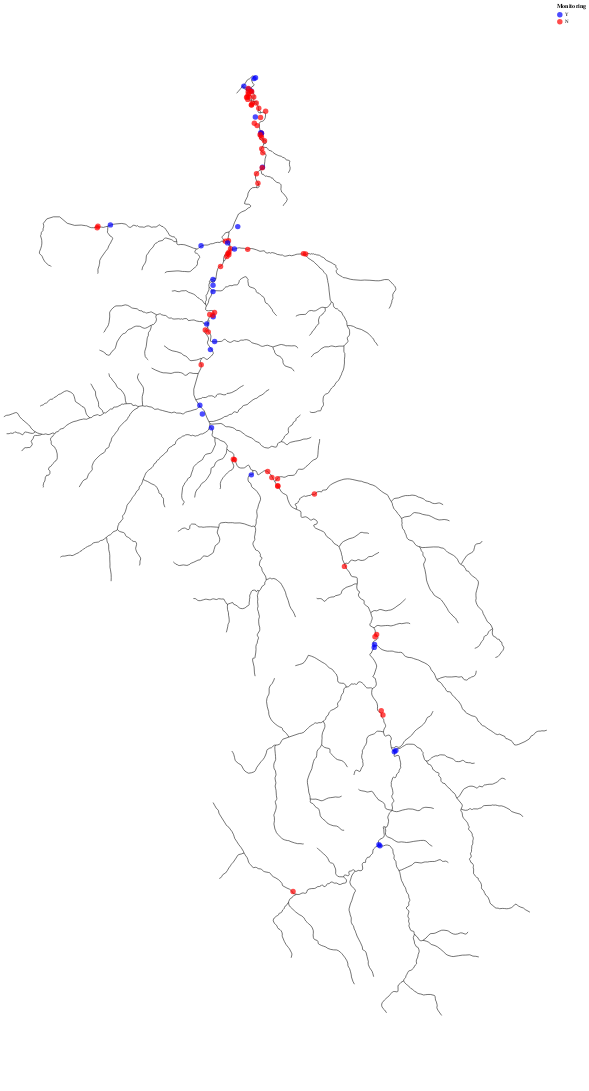

The cell this chart's notebook holds for it:
### Code cell
#Map active sites
streams_chart = alt.Chart(elwha_streams).mark_geoshape(
    stroke = 'black', fill = 'none'
).project(
    type='mercator'
)

sites_chart = alt.Chart(site_names).mark_circle(size = 100).encode(
    longitude='LONG:Q',
    latitude='LAT:Q',
    color = alt.Color('Monitoring:N', scale = alt.Scale(domain = ['Y', 'N'], range = ['blue', 'red'])),
    tooltip = alt.Tooltip('Temp_Alias:N')
).project(
    "mercator"
).properties(
    width = 1000,
    height= 2000
)

activesites = alt.layer(streams_chart, sites_chart)
activesites

### Figure 1 — Vega-Lite specification as saved in the notebook (floating-point values rounded to 4 significant figures; data arrays with more than 128 entries replaced by an {"elided": "..."} marker saying what was removed)
{"config": {"view": {"continuousWidth": 300, "continuousHeight": 300}}, "layer": [{"data": {"name": "data-ff0229295f6624896aa3c32843283560"}, "mark": {"type": "geoshape", "fill": "none", "stroke": "black"}, "projection": {"type": "mercator"}}, {"data": {"name": "data-0dab8fc59f76ff592dad436812087c05"}, "mark": {"type": "circle", "size": 100}, "encoding": {"color": {"field": "Monitoring", "scale": {"domain": ["Y", "N"], "range": ["blue", "red"]}, "type": "nominal"}, "latitude": {"field": "LAT", "type": "quantitative"}, "longitude": {"field": "LONG", "type": "quantitative"}, "tooltip": {"field": "Temp_Alias", "type": "nominal"}}, "projection": {"type": "mercator"}}], "height": 2000, "width": 1000, "$schema": "https://vega.github.io/schema/vega-lite/v5.8.0.json", "datasets": {"data-ff0229295f6624896aa3c32843283560": {"elided": "291 records"}, "data-0dab8fc59f76ff592dad436812087c05": [{"SITE_NO": 91, "Temp_Alias": "ES01", "FOODWEB_SITE_ID": null, "Monitoring": "Y", "LAT": 48.15, "LONG": -123.6, "RKM": 0.0, "ELEVATION": null, "DRAIN_AREA": null, "SECTION": "Estuary", "HABITAT": null, "AUX_BANK": null, "AUX_RKM": null, "NAME": "NDE1", "NOTES": null, "ALT_NAME": null}, {"SITE_NO": 92, "Temp_Alias": "ES02", "FOODWEB_SITE_ID": null, "Monitoring": "Y", "LAT": 48.15, "LONG": -123.6, "RKM": 0.0, "ELEVATION": null, "DRAIN_AREA": null, "SECTION": "Estuary", "HABITAT": null, "AUX_BANK": null, "AUX_RKM": null, "NAME": "NDE2", "NOTES": null, "ALT_NAME": null}, {"SITE_NO": 93, "Temp_Alias": "ES03", "FOODWEB_SITE_ID": null, "Monitoring": "Y", "LAT": 48.15, "LONG": -123.6, "RKM": 0.0, "ELEVATION": null, "DRAIN_AREA": null, "SECTION": "Estuary", "HABITAT": null, "AUX_BANK": null, "AUX_RKM": null, "NAME": "WESC", "NOTES": null, "ALT_NAME": null}, {"SITE_NO": 90, "Temp_Alias": "MS00", "FOODWEB_SITE_ID": "ELMSEJ", "Monitoring": "Y", "LAT": 48.12, "LONG": -123.6, "RKM": 0.0, "ELEVATION": null, "DRAIN_AREA": null, "SECTION": "Lower River", "HABITAT": "MS", "AUX_BANK": null, "AUX_RKM": null, "NAME": "MS @ ELJ", "NOTES": null, "ALT_NAME": null}, {"SITE_NO": 81, "Temp_Alias": "MS01", "FOODWEB_SITE_ID": "ELMSNM", "Monitoring": "Y", "LAT": 48.14, "LONG": -123.6, "RKM": 0.48, "ELEVATION": 1.24, "DRAIN_AREA": 835.2, "SECTION": "Lower River", "HABITAT": "MS", "AUX_BANK": null, "AUX_RKM": null, "NAME": "Mouth", "NOTES": "Daily only", "ALT_NAME": "End of Lower Hatchery Road"}, {"SITE_NO": 62, "Temp_Alias": "FP01", "FOODWEB_SITE_ID": "ELSC08", "Monitoring": "Y", "LAT": 48.14, "LONG": -123.6, "RKM": 0.5, "ELEVATION": 1.24, "DRAIN_AREA": 835.2, "SECTION": "Lower River", "HABITAT": "SC", "AUX_BANK": "Right", "AUX_RKM": 0.1, "NAME": "SC 8", "NOTES": null, "ALT_NAME": null}, {"SITE_NO": 27, "Temp_Alias": "MS02", "FOODWEB_SITE_ID": "ELMSNM", "Monitoring": "N", "LAT": 48.14, "LONG": -123.6, "RKM": 0.6, "ELEVATION": 1.24, "DRAIN_AREA": 835.2, "SECTION": "Lower River", "HABITAT": "MS", "AUX_BANK": null, "AUX_RKM": null, "NAME": "Habitat unit 61", "NOTES": null, "ALT_NAME": null}, {"SITE_NO": 59, "Temp_Alias": "FP02", "FOODWEB_SITE_ID": "ELSC07", "Monitoring": "N", "LAT": 48.14, "LONG": -123.6, "RKM": 0.6, "ELEVATION": 0.25, "DRAIN_AREA": 835.2, "SECTION": "Lower River", "HABITAT": "SC", "AUX_BANK": null, "AUX_RKM": null, "NAME": "SC 7", "NOTES": null, "ALT_NAME": "ELSC6, ELSC8"}, {"SITE_NO": 60, "Temp_Alias": "FP03", "FOODWEB_SITE_ID": "ELSC07", "Monitoring": "N", "LAT": 48.14, "LONG": -123.6, "RKM": 0.8, "ELEVATION": 1.24, "DRAIN_AREA": 835.2, "SECTION": "Lower River", "HABITAT": "SC", "AUX_BANK": "Right", "AUX_RKM": 0.1, "NAME": "SC 7 Bottom", "NOTES": null, "ALT_NAME": null}, {"SITE_NO": 63, "Temp_Alias": "FP04", "FOODWEB_SITE_ID": "ELSC08", "Monitoring": "N", "LAT": 48.14, "LONG": -123.6, "RKM": 0.8, "ELEVATION": 1.24, "DRAIN_AREA": 835.2, "SECTION": "Lower River", "HABITAT": "SC", "AUX_BANK": null, "AUX_RKM": null, "NAME": "SC 8 Bottom", "NOTES": null, "ALT_NAME": null}, {"SITE_NO": 16, "Temp_Alias": "MS03", "FOODWEB_SITE_ID": "ELMSNM", "Monitoring": "N", "LAT": 48.14, "LONG": -123.6, "RKM": 1.0, "ELEVATION": 1.24, "DRAIN_AREA": 835.2, "SECTION": "Lower River", "HABITAT": "MS", "AUX_BANK": null, "AUX_RKM": null, "NAME": "Channel below Jetty", "NOTES": null, "ALT_NAME": null}, {"SITE_NO": 13, "Temp_Alias": "FP05", "FOODWEB_SITE_ID": "ELSCBC", "Monitoring": "N", "LAT": 48.14, "LONG": -123.6, "RKM": 1.2, "ELEVATION": 0.25, "DRAIN_AREA": 835.2, "SECTION": "Lower River", "HABITAT": "SC", "AUX_BANK": null, "AUX_RKM": null, "NAME": "Boston Charlie", "NOTES": null, "ALT_NAME": null}, {"SITE_NO": 57, "Temp_Alias": "FP06", "FOODWEB_SITE_ID": "ELSC06", "Monitoring": "N", "LAT": 48.14, "LONG": -123.6, "RKM": 1.2, "ELEVATION": 0.25, "DRAIN_AREA": 835.2, "SECTION": "Lower River", "HABITAT": "SC", "AUX_BANK": null, "AUX_RKM": null, "NAME": "SC 6 Bottom", "NOTES": null, "ALT_NAME": null}, {"SITE_NO": 12, "Temp_Alias": "MS04", "FOODWEB_SITE_ID": "ELMSNM", "Monitoring": "N", "LAT": 48.14, "LONG": -123.6, "RKM": 1.28, "ELEVATION": 0.25, "DRAIN_AREA": 835.2, "SECTION": "Lower River", "HABITAT": "MS", "AUX_BANK": null, "AUX_RKM": null, "NAME": "Bluffs", "NOTES": null, "ALT_NAME": "Top of Bluffs"}, {"SITE_NO": 64, "Temp_Alias": "FP07", "FOODWEB_SITE_ID": "ELSC08", "Monitoring": "N", "LAT": 48.14, "LONG": -123.6, "RKM": 1.3, "ELEVATION": 0.25, "DRAIN_AREA": 835.2, "SECTION": "Lower River", "HABITAT": "SC", "AUX_BANK": "Right", "AUX_RKM": 0.4, "NAME": "SC 8 Top", "NOTES": null, "ALT_NAME": null}, {"SITE_NO": 55, "Temp_Alias": "FP08", "FOODWEB_SITE_ID": "ELSCBC", "Monitoring": "N", "LAT": 48.14, "LONG": -123.6, "RKM": 1.4, "ELEVATION": 0.25, "DRAIN_AREA": 835.2, "SECTION": "Lower River", "HABITAT": "SC", "AUX_BANK": "Left", "AUX_RKM": 0.0, "NAME": "SC 4 Bottom", "NOTES": null, "ALT_NAME": null}, {"SITE_NO": 6, "Temp_Alias": "MS05", "FOODWEB_SITE_ID": null, "Monitoring": "N", "LAT": 48.13, "LONG": -123.6, "RKM": 1.6, "ELEVATION": -0.24, "DRAIN_AREA": 830.4, "SECTION": "Lower River", "HABITAT": "MS", "AUX_BANK": null, "AUX_RKM": null, "NAME": "Bachelors Meander", "NOTES": null, "ALT_NAME": null}, {"SITE_NO": 10, "Temp_Alias": "MS06", "FOODWEB_SITE_ID": null, "Monitoring": "N", "LAT": 48.14, "LONG": -123.6, "RKM": 1.6, "ELEVATION": 0.25, "DRAIN_AREA": 835.2, "SECTION": "Lower River", "HABITAT": "MS", "AUX_BANK": null, "AUX_RKM": null, "NAME": "Below LEKT Hatchery Infiltration Gallery", "NOTES": null, "ALT_NAME": null}, {"SITE_NO": 26, "Temp_Alias": "MS07", "FOODWEB_SITE_ID": null, "Monitoring": "N", "LAT": 48.13, "LONG": -123.6, "RKM": 1.6, "ELEVATION": -0.24, "DRAIN_AREA": 830.4, "SECTION": "Lower River", "HABITAT": "MS", "AUX_BANK": null, "AUX_RKM": null, "NAME": "Habitat unit 46", "NOTES": null, "ALT_NAME": null}, {"SITE_NO": 32, "Temp_Alias": "FP09", "FOODWEB_SITE_ID": "ELSCEC", "Monitoring": "N", "LAT": 48.14, "LONG": -123.6, "RKM": 1.76, "ELEVATION": 0.25, "DRAIN_AREA": 835.2, "SECTION": "Lower River", "HABITAT": "SC", "AUX_BANK": null, "AUX_RKM": null, "NAME": "Hunt Road Channel", "NOTES": null, "ALT_NAME": "Electricians channel"}, {"SITE_NO": 44, "Temp_Alias": "MS08", "FOODWEB_SITE_ID": null, "Monitoring": "N", "LAT": 48.14, "LONG": -123.6, "RKM": 1.76, "ELEVATION": 0.25, "DRAIN_AREA": 835.2, "SECTION": "Lower River", "HABITAT": "MS", "AUX_BANK": null, "AUX_RKM": null, "NAME": "Lower Hunts Rd", "NOTES": null, "ALT_NAME": null}, {"SITE_NO": 58, "Temp_Alias": "FP10", "FOODWEB_SITE_ID": "ELSC06", "Monitoring": "N", "LAT": 48.14, "LONG": -123.6, "RKM": 2.08, "ELEVATION": 0.25, "DRAIN_AREA": 835.2, "SECTION": "Lower River", "HABITAT": "SC", "AUX_BANK": "Right", "AUX_RKM": 0.3, "NAME": "SC 6 Top", "NOTES": null, "ALT_NAME": "SC6Top"}, {"SITE_NO": 56, "Temp_Alias": "FP11", "FOODWEB_SITE_ID": "ELSC05", "Monitoring": "N", "LAT": 48.13, "LONG": -123.6, "RKM": 2.5, "ELEVATION": 2.31, "DRAIN_AREA": 830.4, "SECTION": "Lower River", "HABITAT": "SC", "AUX_BANK": "Right", "AUX_RKM": 0.1, "NAME": "SC 5", "NOTES": null, "ALT_NAME": null}, {"SITE_NO": 68, "Temp_Alias": "MS09", "FOODWEB_SITE_ID": "ELMSHR", "Monitoring": "Y", "LAT": 48.13, "LONG": -123.6, "RKM": 2.5, "ELEVATION": -0.24, "DRAIN_AREA": 830.4, "SECTION": "Lower River", "HABITAT": "MS", "AUX_BANK": null, "AUX_RKM": null, "NAME": "Upper Hunts Road", "NOTES": null, "ALT_NAME": "Upper Hunt's Road"}, {"SITE_NO": 3, "Temp_Alias": "MS10", "FOODWEB_SITE_ID": "EMMSEJ", "Monitoring": "N", "LAT": 48.13, "LONG": -123.6, "RKM": 3.0, "ELEVATION": 2.31, "DRAIN_AREA": 830.4, "SECTION": "Lower River", "HABITAT": "MS", "AUX_BANK": null, "AUX_RKM": null, "NAME": "Above old mainstem & Hunts Rd", "NOTES": null, "ALT_NAME": null}, {"SITE_NO": 66, "Temp_Alias": "MS11", "FOODWEB_SITE_ID": "EMMSEJ", "Monitoring": "N", "LAT": 48.13, "LONG": -123.6, "RKM": 3.2, "ELEVATION": 2.31, "DRAIN_AREA": 830.4, "SECTION": "Lower River", "HABITAT": "MS", "AUX_BANK": null, "AUX_RKM": null, "NAME": "Spruce Hole", "NOTES": null, "ALT_NAME": "Habitat unit 28"}, {"SITE_NO": 17, "Temp_Alias": "FP12", "FOODWEB_SITE_ID": "ELSC01", "Monitoring": "N", "LAT": 48.12, "LONG": -123.6, "RKM": 3.84, "ELEVATION": 10.28, "DRAIN_AREA": 826.9, "SECTION": "Lower River", "HABITAT": "SC", "AUX_BANK": "Left", "AUX_RKM": 0.0, "NAME": "SC1 Bottom", "NOTES": null, "ALT_NAME": null}, {"SITE_NO": 25, "Temp_Alias": "MS12", "FOODWEB_SITE_ID": "EMMSFH", "Monitoring": "N", "LAT": 48.12, "LONG": -123.6, "RKM": 3.9, "ELEVATION": 10.28, "DRAIN_AREA": 826.9, "SECTION": "Lower River", "HABITAT": "MS", "AUX_BANK": null, "AUX_RKM": null, "NAME": "Habitat unit 13", "NOTES": null, "ALT_NAME": null}, {"SITE_NO": 50, "Temp_Alias": "FP13", "FOODWEB_SITE_ID": "ELSC01", "Monitoring": "N", "LAT": 48.12, "LONG": -123.6, "RKM": 4.0, "ELEVATION": 10.28, "DRAIN_AREA": 826.9, "SECTION": "Lower River", "HABITAT": "SC", "AUX_BANK": null, "AUX_RKM": null, "NAME": "SC 1", "NOTES": null, "ALT_NAME": null}, {"SITE_NO": 54, "Temp_Alias": "FP14", "FOODWEB_SITE_ID": "ELSC03", "Monitoring": "Y", "LAT": 48.12, "LONG": -123.6, "RKM": 4.0, "ELEVATION": 10.28, "DRAIN_AREA": 826.9, "SECTION": "Lower River", "HABITAT": "SC", "AUX_BANK": null, "AUX_RKM": null, "NAME": "SC 3", "NOTES": null, "ALT_NAME": null}, {"SITE_NO": 65, "Temp_Alias": "MS13", "FOODWEB_SITE_ID": "EMMSFH", "Monitoring": "N", "LAT": 48.12, "LONG": -123.6, "RKM": 4.32, "ELEVATION": 10.28, "DRAIN_AREA": 826.9, "SECTION": "Lower River", "HABITAT": "MS", "AUX_BANK": null, "AUX_RKM": null, "NAME": "Sissons", "NOTES": null, "ALT_NAME": null}, {"SITE_NO": 11, "Temp_Alias": "MS14", "FOODWEB_SITE_ID": "EMMSFH", "Monitoring": "N", "LAT": 48.12, "LONG": -123.6, "RKM": 4.5, "ELEVATION": 10.28, "DRAIN_AREA": 826.9, "SECTION": "Lower River", "HABITAT": "MS", "AUX_BANK": null, "AUX_RKM": null, "NAME": "Below WDFW Hatchery Outfall", "NOTES": null, "ALT_NAME": null}, {"SITE_NO": 8, "Temp_Alias": "MS15", "FOODWEB_SITE_ID": "EMMSFW", "Monitoring": "N", "LAT": 48.11, "LONG": -123.6, "RKM": 5.0, "ELEVATION": 17.89, "DRAIN_AREA": 823.8, "SECTION": "Lower River", "HABITAT": "MS", "AUX_BANK": null, "AUX_RKM": null, "NAME": "Below Elwha River Road Bridge", "NOTES": null, "ALT_NAME": null}, {"SITE_NO": 4, "Temp_Alias": "MS16", "FOODWEB_SITE_ID": "EMMSFW", "Monitoring": "N", "LAT": 48.11, "LONG": -123.6, "RKM": 5.12, "ELEVATION": 17.89, "DRAIN_AREA": 823.8, "SECTION": "Lower River", "HABITAT": "MS", "AUX_BANK": null, "AUX_RKM": null, "NAME": "Above water diversion", "NOTES": null, "ALT_NAME": "Diversion, Above Industrial Water Diversion"}, {"SITE_NO": 61, "Temp_Alias": "FP15", "FOODWEB_SITE_ID": "ELSC71", "Monitoring": "Y", "LAT": 48.1, "LONG": -123.6, "RKM": 5.9, "ELEVATION": 22.02, "DRAIN_AREA": 823.8, "SECTION": "Lower River", "HABITAT": "SC", "AUX_BANK": "Left", "AUX_RKM": 0.1, "NAME": "SC 71", "NOTES": null, "ALT_NAME": null}, {"SITE_NO": 87, "Temp_Alias": "MS16-5", "FOODWEB_SITE_ID": "ELMSFW", "Monitoring": "N", "LAT": 48.1, "LONG": -123.6, "RKM": 6.0, "ELEVATION": 24.99, "DRAIN_AREA": 818.6, "SECTION": "Lower River", "HABITAT": "MS", "AUX_BANK": null, "AUX_RKM": null, "NAME": "Elwha at Fish Weir", "NOTES": null, "ALT_NAME": null}, {"SITE_NO": 1, "Temp_Alias": "MS17", "FOODWEB_SITE_ID": null, "Monitoring": "N", "LAT": 48.1, "LONG": -123.6, "RKM": 6.7, "ELEVATION": 26.59, "DRAIN_AREA": 818.6, "SECTION": "Lower River", "HABITAT": "MS", "AUX_BANK": null, "AUX_RKM": null, "NAME": "112 Bridge", "NOTES": null, "ALT_NAME": null}, {"SITE_NO": 7, "Temp_Alias": "MS18", "FOODWEB_SITE_ID": null, "Monitoring": "N", "LAT": 48.1, "LONG": -123.6, "RKM": 8.0, "ELEVATION": 26.59, "DRAIN_AREA": 818.6, "SECTION": "Lower River", "HABITAT": "MS", "AUX_BANK": null, "AUX_RKM": null, "NAME": "Below Elwha Dam", "NOTES": null, "ALT_NAME": null}, {"SITE_NO": 21, "Temp_Alias": "MS19", "FOODWEB_SITE_ID": "EMMSLA1", "Monitoring": "N", "LAT": 48.07, "LONG": -123.6, "RKM": 8.0, "ELEVATION": 65.98, "DRAIN_AREA": 757.2, "SECTION": "Lower River", "HABITAT": "MS", "AUX_BANK": null, "AUX_RKM": null, "NAME": "Aldwell 2", "NOTES": null, "ALT_NAME": "Former Aldwell reservoir"}, {"SITE_NO": 38, "Temp_Alias": "FP16", "FOODWEB_SITE_ID": "EMMSLA2", "Monitoring": "Y", "LAT": 48.07, "LONG": -123.6, "RKM": 10.3, "ELEVATION": 62.64, "DRAIN_AREA": 816.6, "SECTION": "Middle River", "HABITAT": "SC", "AUX_BANK": "Right", "AUX_RKM": 0.1, "NAME": "Lake Aldwell - east side", "NOTES": null, "ALT_NAME": null}, {"SITE_NO": 34, "Temp_Alias": "IC12", "FOODWEB_SITE_ID": "EMTRIC12", "Monitoring": "N", "LAT": 48.07, "LONG": -123.7, "RKM": 11.0, "ELEVATION": 161.8, "DRAIN_AREA": 22.93, "SECTION": "Middle River", "HABITAT": "TR", "AUX_BANK": null, "AUX_RKM": 8.8, "NAME": "Indian Creek 12", "NOTES": null, "ALT_NAME": null}, {"SITE_NO": 35, "Temp_Alias": "IC19", "FOODWEB_SITE_ID": "EMTRIC19", "Monitoring": "Y", "LAT": 48.06, "LONG": -123.6, "RKM": 11.0, "ELEVATION": 90.87, "DRAIN_AREA": 49.66, "SECTION": "Middle River", "HABITAT": "TR", "AUX_BANK": "Left", "AUX_RKM": 1.9, "NAME": "Indian Creek 19", "NOTES": null, "ALT_NAME": "Indian Creek Middle"}, {"SITE_NO": 36, "Temp_Alias": "IC02", "FOODWEB_SITE_ID": "EMTRIC1", "Monitoring": "N", "LAT": 48.07, "LONG": -123.6, "RKM": 11.0, "ELEVATION": 67.1, "DRAIN_AREA": 52.08, "SECTION": "Middle River", "HABITAT": "TR", "AUX_BANK": "Left", "AUX_RKM": 0.3, "NAME": "Indian Creek 2", "NOTES": null, "ALT_NAME": "IndianLower, IC_DOE"}, {"SITE_NO": 37, "Temp_Alias": "IC09", "FOODWEB_SITE_ID": "EMTRICBP", "Monitoring": "Y", "LAT": 48.08, "LONG": -123.7, "RKM": 11.0, "ELEVATION": 135.8, "DRAIN_AREA": 40.64, "SECTION": "Middle River", "HABITAT": "TR", "AUX_BANK": "Left", "AUX_RKM": 7.9, "NAME": "Indian Creek 9", "NOTES": null, "ALT_NAME": "IndianUpper"}, {"SITE_NO": 85, "Temp_Alias": "IC01", "FOODWEB_SITE_ID": "EMTRIC1", "Monitoring": "Y", "LAT": 48.07, "LONG": -123.6, "RKM": 11.0, "ELEVATION": 67.1, "DRAIN_AREA": 52.08, "SECTION": "Middle River", "HABITAT": "TR", "AUX_BANK": null, "AUX_RKM": 0.25, "NAME": "Indian Creek 1", "NOTES": null, "ALT_NAME": "IC1"}, {"SITE_NO": 86, "Temp_Alias": "IC11", "FOODWEB_SITE_ID": "EMTRIC11", "Monitoring": "N", "LAT": 48.07, "LONG": -123.7, "RKM": 11.0, "ELEVATION": 161.8, "DRAIN_AREA": 22.93, "SECTION": "Middle River", "HABITAT": "TR", "AUX_BANK": "Left", "AUX_RKM": 8.5, "NAME": "Indian Creek 11", "NOTES": null, "ALT_NAME": null}, {"SITE_NO": 2, "Temp_Alias": "MS20", "FOODWEB_SITE_ID": "EMMSHW", "Monitoring": "N", "LAT": 48.06, "LONG": -123.6, "RKM": 11.04, "ELEVATION": 65.96, "DRAIN_AREA": 757.0, "SECTION": "Middle River", "HABITAT": "MS", "AUX_BANK": null, "AUX_RKM": null, "NAME": "Above confluence with Little River", "NOTES": null, "ALT_NAME": null}, {"SITE_NO": 39, "Temp_Alias": "LR11", "FOODWEB_SITE_ID": "EMTRLR11", "Monitoring": "N", "LAT": 48.06, "LONG": -123.6, "RKM": 12.0, "ELEVATION": 83.28, "DRAIN_AREA": 59.61, "SECTION": "Middle River", "HABITAT": "TR", "AUX_BANK": "Right", "AUX_RKM": 1.1, "NAME": "Little River 11", "NOTES": null, "ALT_NAME": "Little River Middle"}, {"SITE_NO": 40, "Temp_Alias": "LR14", "FOODWEB_SITE_ID": "EMTRLR14", "Monitoring": "N", "LAT": 48.06, "LONG": -123.5, "RKM": 12.0, "ELEVATION": 184.8, "DRAIN_AREA": 59.61, "SECTION": "Middle River", "HABITAT": "TR", "AUX_BANK": "Right", "AUX_RKM": 1.4, "NAME": "Little River 14", "NOTES": null, "ALT_NAME": null}, {"SITE_NO": 41, "Temp_Alias": "LR02", "FOODWEB_SITE_ID": "EMTRLLR", "Monitoring": "Y", "LAT": 48.06, "LONG": -123.6, "RKM": 12.0, "ELEVATION": 184.8, "DRAIN_AREA": 59.61, "SECTION": "Middle River", "HABITAT": "TR", "AUX_BANK": null, "AUX_RKM": 0.2, "NAME": "Little River 2", "NOTES": null, "ALT_NAME": "LR_DOE"}, {"SITE_NO": 42, "Temp_Alias": "LR22", "FOODWEB_SITE_ID": "EMTRLR14", "Monitoring": "N", "LAT": 48.06, "LONG": -123.5, "RKM": 12.0, "ELEVATION": 184.8, "DRAIN_AREA": 59.61, "SECTION": "Middle River", "HABITAT": "TR", "AUX_BANK": "Right", "AUX_RKM": 2.2, "NAME": "Little River 22", "NOTES": "Looks to be almost the same site as Little River 14?", "ALT_NAME": null}, {"SITE_NO": 82, "Temp_Alias": "FP17", "FOODWEB_SITE_ID": "EMSC26", "Monitoring": "N", "LAT": 48.06, "LONG": -123.6, "RKM": 12.3, "ELEVATION": 68.13, "DRAIN_AREA": 695.7, "SECTION": "Middle River", "HABITAT": "SC", "AUX_BANK": null, "AUX_RKM": null, "NAME": "SC 26", "NOTES": "Some daily only", "ALT_NAME": null}, {"SITE_NO": 49, "Temp_Alias": "FP18", "FOODWEB_SITE_ID": "EMSC26", "Monitoring": "N", "LAT": 48.06, "LONG": -123.6, "RKM": 12.5, "ELEVATION": 68.13, "DRAIN_AREA": 695.7, "SECTION": "Middle River", "HABITAT": "SC", "AUX_BANK": "Right", "AUX_RKM": 0.0, "NAME": "Pedersons", "NOTES": null, "ALT_NAME": null}, {"SITE_NO": 84, "Temp_Alias": "FP19", "FOODWEB_SITE_ID": "EMSC29", "Monitoring": "N", "LAT": 48.06, "LONG": -123.6, "RKM": 12.8, "ELEVATION": 68.13, "DRAIN_AREA": 695.7, "SECTION": "Middle River", "HABITAT": "SC", "AUX_BANK": "Right", "AUX_RKM": 0.4, "NAME": "SC 29", "NOTES": "Daily only", "ALT_NAME": null}, {"SITE_NO": 83, "Temp_Alias": "FP20", "FOODWEB_SITE_ID": "EMSC27", "Monitoring": "N", "LAT": 48.06, "LONG": -123.6, "RKM": 12.9, "ELEVATION": 68.13, "DRAIN_AREA": 695.7, "SECTION": "Middle River", "HABITAT": "SC", "AUX_BANK": null, "AUX_RKM": null, "NAME": "SC 27", "NOTES": "Daily only", "ALT_NAME": null}, {"SITE_NO": 74, "Temp_Alias": "MS21", "FOODWEB_SITE_ID": null, "Monitoring": "N", "LAT": 48.05, "LONG": -123.6, "RKM": 13.0, "ELEVATION": 71.36, "DRAIN_AREA": 695.5, "SECTION": "Middle River", "HABITAT": "MS", "AUX_BANK": null, "AUX_RKM": null, "NAME": "Elwha USGS Gage", "NOTES": null, "ALT_NAME": "Upper Gage"}, {"SITE_NO": 53, "Temp_Alias": "FP21", "FOODWEB_SITE_ID": "EMSC17", "Monitoring": "Y", "LAT": 48.05, "LONG": -123.6, "RKM": 14.4, "ELEVATION": 75.21, "DRAIN_AREA": 692.3, "SECTION": "Middle River", "HABITAT": "SC", "AUX_BANK": null, "AUX_RKM": null, "NAME": "SC 17g", "NOTES": null, "ALT_NAME": "Brannon SC"}, {"SITE_NO": 45, "Temp_Alias": "MA01", "FOODWEB_SITE_ID": "EMTRMC", "Monitoring": "Y", "LAT": 48.04, "LONG": -123.6, "RKM": 14.5, "ELEVATION": 85.24, "DRAIN_AREA": 6.24, "SECTION": "Middle River", "HABITAT": "TR", "AUX_BANK": null, "AUX_RKM": null, "NAME": "Madison Creek", "NOTES": null, "ALT_NAME": null}, {"SITE_NO": 48, "Temp_Alias": "MS22", "FOODWEB_SITE_ID": "EMMSMC", "Monitoring": "Y", "LAT": 48.04, "LONG": -123.6, "RKM": 15.36, "ELEVATION": 79.32, "DRAIN_AREA": 685.6, "SECTION": "Middle River", "HABITAT": "MS", "AUX_BANK": null, "AUX_RKM": null, "NAME": "ONP Boundary", "NOTES": null, "ALT_NAME": "EMMSPB, EMMSTF"}, {"SITE_NO": 15, "Temp_Alias": "MS23", "FOODWEB_SITE_ID": "EMMSCG", "Monitoring": "N", "LAT": 48.03, "LONG": -123.6, "RKM": 16.8, "ELEVATION": 94.13, "DRAIN_AREA": 681.9, "SECTION": "Middle River", "HABITAT": "MS", "AUX_BANK": null, "AUX_RKM": null, "NAME": "Boulder Garden", "NOTES": null, "ALT_NAME": "Fishermans Bend"}, {"SITE_NO": 52, "Temp_Alias": "FP22", "FOODWEB_SITE_ID": "EMSC15", "Monitoring": "Y", "LAT": 48.03, "LONG": -123.6, "RKM": 17.1, "ELEVATION": 94.13, "DRAIN_AREA": 681.9, "SECTION": "Middle River", "HABITAT": "SC", "AUX_BANK": null, "AUX_RKM": null, "NAME": "SC 16", "NOTES": null, "ALT_NAME": "SC15, EMSC15"}, {"SITE_NO": 20, "Temp_Alias": "MS24", "FOODWEB_SITE_ID": "EMMSCG", "Monitoring": "N", "LAT": 48.03, "LONG": -123.6, "RKM": 17.2, "ELEVATION": 94.13, "DRAIN_AREA": 681.9, "SECTION": "Middle River", "HABITAT": "MS", "AUX_BANK": null, "AUX_RKM": null, "NAME": "Elwha campground", "NOTES": null, "ALT_NAME": null}, {"SITE_NO": 30, "Temp_Alias": "FP23", "FOODWEB_SITE_ID": null, "Monitoring": "N", "LAT": 48.03, "LONG": -123.6, "RKM": 17.2, "ELEVATION": 94.13, "DRAIN_AREA": 681.9, "SECTION": "Middle River", "HABITAT": "SC", "AUX_BANK": "Left", "AUX_RKM": 0.1, "NAME": "Hughes Creek SC", "NOTES": null, "ALT_NAME": "Confluence with SC 16"}, {"SITE_NO": 29, "Temp_Alias": "HU01", "FOODWEB_SITE_ID": "EMTRHC", "Monitoring": "Y", "LAT": 48.02, "LONG": -123.6, "RKM": 17.7, "ELEVATION": 166.0, "DRAIN_AREA": 21.17, "SECTION": "Middle River", "HABITAT": "TR", "AUX_BANK": "Left", "AUX_RKM": 0.5, "NAME": "Hughes Creek", "NOTES": null, "ALT_NAME": null}, {"SITE_NO": 51, "Temp_Alias": "FP24", "FOODWEB_SITE_ID": "EMSC10a", "Monitoring": "N", "LAT": 48.02, "LONG": -123.6, "RKM": 18.1, "ELEVATION": 101.4, "DRAIN_AREA": 642.7, "SECTION": "Middle River", "HABITAT": "SC", "AUX_BANK": null, "AUX_RKM": null, "NAME": "SC 10a", "NOTES": null, "ALT_NAME": null}, {"SITE_NO": 47, "Temp_Alias": "FP25", "FOODWEB_SITE_ID": "EMSC10a", "Monitoring": "N", "LAT": 48.02, "LONG": -123.6, "RKM": 18.6, "ELEVATION": 101.4, "DRAIN_AREA": 642.7, "SECTION": "Middle River", "HABITAT": "SC", "AUX_BANK": "Left", "AUX_RKM": 0.0, "NAME": "Old mainstem - DS of Griff Creek", "NOTES": null, "ALT_NAME": null}, {"SITE_NO": 77, "Temp_Alias": "GR01", "FOODWEB_SITE_ID": "EMTRGC", "Monitoring": "Y", "LAT": 48.02, "LONG": -123.6, "RKM": 18.7, "ELEVATION": 102.3, "DRAIN_AREA": 14.51, "SECTION": "Middle River", "HABITAT": "TR", "AUX_BANK": null, "AUX_RKM": null, "NAME": "Griff Creek", "NOTES": null, "ALT_NAME": null}, {"SITE_NO": 72, "Temp_Alias": "BO01", "FOODWEB_SITE_ID": "EUTRBC", "Monitoring": "Y", "LAT": 47.98, "LONG": -123.6, "RKM": 23.3, "ELEVATION": 176.4, "DRAIN_AREA": 54.39, "SECTION": "Upper River", "HABITAT": "TR", "AUX_BANK": "Left", "AUX_RKM": 0.1, "NAME": "Boulder Creek", "NOTES": null, "ALT_NAME": null}, {"SITE_NO": 73, "Temp_Alias": "MS25", "FOODWEB_SITE_ID": "EUMSBC", "Monitoring": "Y", "LAT": 47.98, "LONG": -123.6, "RKM": 23.3, "ELEVATION": 176.4, "DRAIN_AREA": 571.4, "SECTION": "Upper River", "HABITAT": "MS", "AUX_BANK": null, "AUX_RKM": null, "NAME": "Elwha Above Boulder", "NOTES": null, "ALT_NAME": "EUMSWB"}, {"SITE_NO": 5, "Temp_Alias": "MS26", "FOODWEB_SITE_ID": "EMMSAL", "Monitoring": "Y", "LAT": 48.01, "LONG": -123.6, "RKM": 19.84, "ELEVATION": 117.5, "DRAIN_AREA": 642.4, "SECTION": "Middle River", "HABITAT": "MS", "AUX_BANK": null, "AUX_RKM": null, "NAME": "Altaire", "NOTES": null, "ALT_NAME": "Altaire Campground"}, {"SITE_NO": 9, "Temp_Alias": "MS27", "FOODWEB_SITE_ID": null, "Monitoring": "N", "LAT": 48.0, "LONG": -123.6, "RKM": 21.6, "ELEVATION": 122.5, "DRAIN_AREA": 636.3, "SECTION": "Middle River", "HABITAT": "MS", "AUX_BANK": null, "AUX_RKM": null, "NAME": "Below Glines Canyon Dam", "NOTES": null, "ALT_NAME": null}, {"SITE_NO": 71, "Temp_Alias": "MS28", "FOODWEB_SITE_ID": "EUMS01", "Monitoring": "Y", "LAT": 47.97, "LONG": -123.6, "RKM": 25.0, "ELEVATION": 176.0, "DRAIN_AREA": 513.5, "SECTION": "Upper River", "HABITAT": "MS", "AUX_BANK": null, "AUX_RKM": null, "NAME": "Geyser", "NOTES": null, "ALT_NAME": "Upstream of Mills reservoir, Rica canyon"}, {"SITE_NO": 14, "Temp_Alias": "MS29", "FOODWEB_SITE_ID": "EUMSKB", "Monitoring": "N", "LAT": 47.96, "LONG": -123.6, "RKM": 26.0, "ELEVATION": 205.2, "DRAIN_AREA": 501.7, "SECTION": "Upper River", "HABITAT": "MS", "AUX_BANK": null, "AUX_RKM": null, "NAME": "Bottom of Geyser Valley (Entrance to Rica)", "NOTES": null, "ALT_NAME": null}, {"SITE_NO": 31, "Temp_Alias": "MS30", "FOODWEB_SITE_ID": null, "Monitoring": "N", "LAT": 47.95, "LONG": -123.5, "RKM": 27.0, "ELEVATION": 240.4, "DRAIN_AREA": 433.1, "SECTION": "Upper River", "HABITAT": "MS", "AUX_BANK": null, "AUX_RKM": null, "NAME": "Humes Ranch", "NOTES": null, "ALT_NAME": null}, {"SITE_NO": 22, "Temp_Alias": "FP26", "FOODWEB_SITE_ID": "EUSC07", "Monitoring": "N", "LAT": 47.95, "LONG": -123.5, "RKM": 27.5, "ELEVATION": 240.4, "DRAIN_AREA": 433.1, "SECTION": "Upper River", "HABITAT": "SC", "AUX_BANK": "Right", "AUX_RKM": 0.6, "NAME": "Geyser Valley Groundwater Channel", "NOTES": null, "ALT_NAME": null}, {"SITE_NO": 23, "Temp_Alias": "MS31", "FOODWEB_SITE_ID": "EUMSKB", "Monitoring": "N", "LAT": 47.96, "LONG": -123.6, "RKM": 27.5, "ELEVATION": 205.2, "DRAIN_AREA": 501.7, "SECTION": "Upper River", "HABITAT": "MS", "AUX_BANK": null, "AUX_RKM": null, "NAME": "Goblins Gate", "NOTES": null, "ALT_NAME": null}, {"SITE_NO": 43, "Temp_Alias": "LO01", "FOODWEB_SITE_ID": "EUTR02", "Monitoring": "Y", "LAT": 47.95, "LONG": -123.6, "RKM": 28.0, "ELEVATION": 229.7, "DRAIN_AREA": 66.85, "SECTION": "Upper River", "HABITAT": "TR", "AUX_BANK": null, "AUX_RKM": null, "NAME": "Long Creek", "NOTES": null, "ALT_NAME": null}, {"SITE_NO": 18, "Temp_Alias": "MS32", "FOODWEB_SITE_ID": null, "Monitoring": "N", "LAT": 47.94, "LONG": -123.5, "RKM": 29.0, "ELEVATION": 272.7, "DRAIN_AREA": 424.8, "SECTION": "Upper River", "HABITAT": "MS", "AUX_BANK": null, "AUX_RKM": null, "NAME": "Dodger Point", "NOTES": null, "ALT_NAME": null}, {"SITE_NO": 67, "Temp_Alias": "MS33", "FOODWEB_SITE_ID": null, "Monitoring": "N", "LAT": 47.94, "LONG": -123.5, "RKM": 29.0, "ELEVATION": 272.7, "DRAIN_AREA": 424.8, "SECTION": "Upper River", "HABITAT": "MS", "AUX_BANK": null, "AUX_RKM": null, "NAME": "Top of Geyser Valley (below Dodger Pt.)", "NOTES": null, "ALT_NAME": null}, {"SITE_NO": 76, "Temp_Alias": "LL01", "FOODWEB_SITE_ID": null, "Monitoring": "N", "LAT": 47.94, "LONG": -123.5, "RKM": 30.0, "ELEVATION": 369.0, "DRAIN_AREA": 64.73, "SECTION": "Upper River", "HABITAT": "TR", "AUX_BANK": "Right", "AUX_RKM": 1.7, "NAME": "Lillian River", "NOTES": null, "ALT_NAME": null}, {"SITE_NO": 33, "Temp_Alias": "ID01", "FOODWEB_SITE_ID": null, "Monitoring": "N", "LAT": 47.95, "LONG": -123.5, "RKM": 31.0, "ELEVATION": 319.1, "DRAIN_AREA": 5.75, "SECTION": "Upper River", "HABITAT": "TR", "AUX_BANK": "Right", "AUX_RKM": 0.0, "NAME": "Idaho Creek", "NOTES": null, "ALT_NAME": null}, {"SITE_NO": 19, "Temp_Alias": "MS34", "FOODWEB_SITE_ID": "EUMS03a", "Monitoring": "N", "LAT": 47.87, "LONG": -123.5, "RKM": 35.0, "ELEVATION": 437.7, "DRAIN_AREA": 316.1, "SECTION": "Upper River", "HABITAT": "MS", "AUX_BANK": null, "AUX_RKM": null, "NAME": "Elkhorn", "NOTES": null, "ALT_NAME": "Elwha_Below_Lost_River"}, {"SITE_NO": 78, "Temp_Alias": "FP27", "FOODWEB_SITE_ID": null, "Monitoring": "N", "LAT": 47.87, "LONG": -123.5, "RKM": 35.0, "ELEVATION": 437.7, "DRAIN_AREA": 316.1, "SECTION": "Upper River", "HABITAT": "SC", "AUX_BANK": "Right", "AUX_RKM": 0.1, "NAME": "Elkhorn Floodplain", "NOTES": null, "ALT_NAME": null}, {"SITE_NO": 46, "Temp_Alias": "MS35", "FOODWEB_SITE_ID": null, "Monitoring": "N", "LAT": 47.9, "LONG": -123.5, "RKM": 39.2, "ELEVATION": 391.1, "DRAIN_AREA": 339.6, "SECTION": "Upper River", "HABITAT": "MS", "AUX_BANK": null, "AUX_RKM": null, "NAME": "Marys Falls Camp", "NOTES": null, "ALT_NAME": null}, {"SITE_NO": 79, "Temp_Alias": "LS01", "FOODWEB_SITE_ID": "EUTR03", "Monitoring": "Y", "LAT": 47.86, "LONG": -123.5, "RKM": 42.0, "ELEVATION": 446.8, "DRAIN_AREA": 32.25, "SECTION": "Upper River", "HABITAT": "TR", "AUX_BANK": null, "AUX_RKM": null, "NAME": "Lost River", "NOTES": null, "ALT_NAME": null}, {"SITE_NO": 70, "Temp_Alias": "MS36", "FOODWEB_SITE_ID": "EUMS03", "Monitoring": "Y", "LAT": 47.86, "LONG": -123.5, "RKM": 42.5, "ELEVATION": 445.5, "DRAIN_AREA": 281.3, "SECTION": "Upper River", "HABITAT": "MS", "AUX_BANK": null, "AUX_RKM": null, "NAME": "Upstream of confluence with Lost River", "NOTES": null, "ALT_NAME": null}, {"SITE_NO": 28, "Temp_Alias": "HA01", "FOODWEB_SITE_ID": "EUTR04", "Monitoring": "Y", "LAT": 47.81, "LONG": -123.5, "RKM": 51.0, "ELEVATION": 524.9, "DRAIN_AREA": 48.25, "SECTION": "Upper River", "HABITAT": "TR", "AUX_BANK": null, "AUX_RKM": null, "NAME": "Hayes River", "NOTES": null, "ALT_NAME": null}, {"SITE_NO": 69, "Temp_Alias": "MS38", "FOODWEB_SITE_ID": "EUMS04", "Monitoring": "Y", "LAT": 47.81, "LONG": -123.5, "RKM": 51.0, "ELEVATION": 511.9, "DRAIN_AREA": 137.4, "SECTION": "Upper River", "HABITAT": "MS", "AUX_BANK": null, "AUX_RKM": null, "NAME": "Upstream of confluence with Hayes River", "NOTES": null, "ALT_NAME": null}, {"SITE_NO": 75, "Temp_Alias": "FP28", "FOODWEB_SITE_ID": "EUSC04a", "Monitoring": "N", "LAT": 47.83, "LONG": -123.5, "RKM": 51.0, "ELEVATION": 509.5, "DRAIN_AREA": 186.2, "SECTION": "Upper River", "HABITAT": "SC", "AUX_BANK": null, "AUX_RKM": null, "NAME": "Hayes Floodplain Channel", "NOTES": null, "ALT_NAME": null}, {"SITE_NO": 80, "Temp_Alias": "MS37", "FOODWEB_SITE_ID": "EUMS04a", "Monitoring": "N", "LAT": 47.83, "LONG": -123.5, "RKM": 51.0, "ELEVATION": 509.5, "DRAIN_AREA": 186.2, "SECTION": "Upper River", "HABITAT": "MS", "AUX_BANK": null, "AUX_RKM": null, "NAME": "Elwha at Hayes", "NOTES": null, "ALT_NAME": null}, {"SITE_NO": 24, "Temp_Alias": "MS39", "FOODWEB_SITE_ID": "EUMS05a", "Monitoring": "Y", "LAT": 47.76, "LONG": -123.5, "RKM": 58.0, "ELEVATION": 586.1, "DRAIN_AREA": 117.1, "SECTION": "Upper River", "HABITAT": "MS", "AUX_BANK": null, "AUX_RKM": null, "NAME": "Godkin Creek confluence", "NOTES": null, "ALT_NAME": "Camp Wilder"}, {"SITE_NO": 88, "Temp_Alias": "GO01", "FOODWEB_SITE_ID": "EUTR05", "Monitoring": "Y", "LAT": 47.76, "LONG": -123.5, "RKM": 58.0, "ELEVATION": 598.7, "DRAIN_AREA": 46.73, "SECTION": "Upper River", "HABITAT": "TR", "AUX_BANK": null, "AUX_RKM": null, "NAME": "Godkin Creek", "NOTES": null, "ALT_NAME": null}, {"SITE_NO": 89, "Temp_Alias": "MS40", "FOODWEB_SITE_ID": null, "Monitoring": "N", "LAT": 47.74, "LONG": -123.5, "RKM": 65.0, "ELEVATION": 666.5, "DRAIN_AREA": 21.0, "SECTION": "Upper River", "HABITAT": "MS", "AUX_BANK": null, "AUX_RKM": null, "NAME": "Chicago Camp", "NOTES": null, "ALT_NAME": null}]}}
